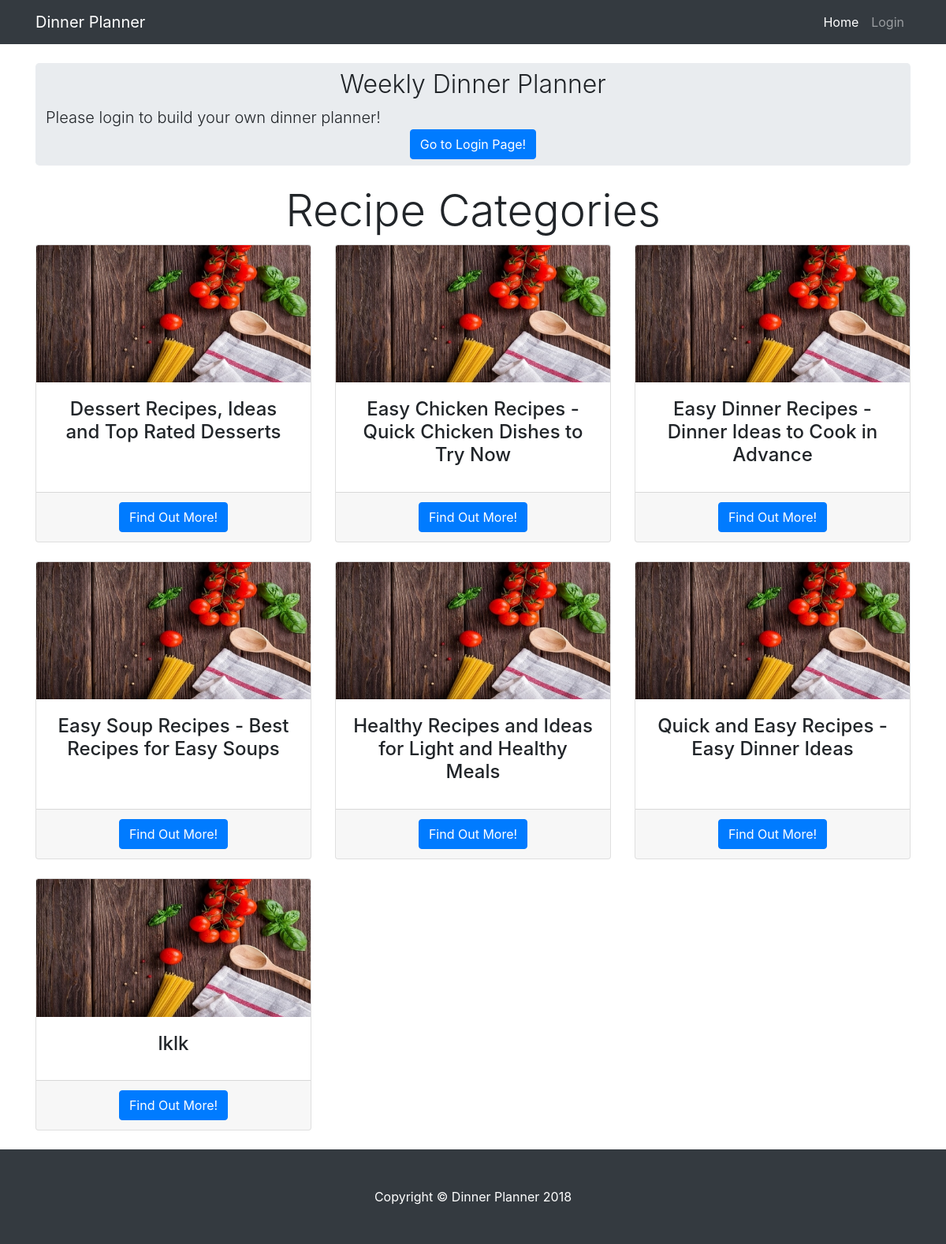
Before: /recipes/ with the older database file.
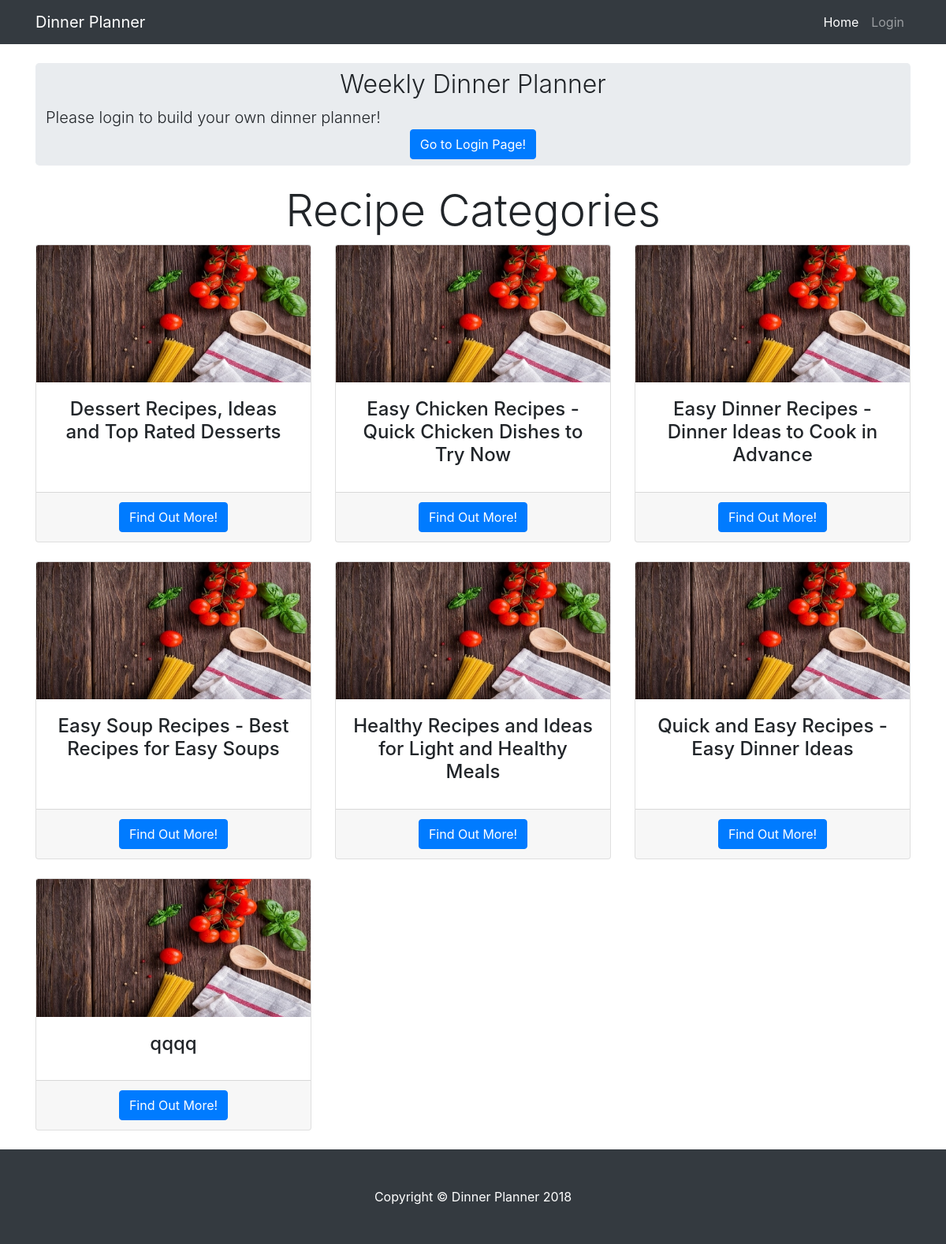
After: the same page with the newer database file.
### database_setup.py (models this page shows, shortened)
class Category(Base):
    __tablename__ = 'category'
    id = Column(Integer, primary_key=True)
    name = Column(String(80), nullable=False)
    user_id = Column(Integer, ForeignKey('user.id'))
    user = relationship(User)

### webserver.py (the view, shortened to what this page needs)
@app.route('/')
@app.route('/recipes/')
def recipeList():
    categories = session.query(Category).order_by(asc(Category.name))
    menu = session.query(Menu).order_by(asc(Menu.name))
    pic = []
    for cat in categories:
        menuPic = session.query(Menu).filter_by(category_id=cat.id).first()
        if menuPic is None:
            pic.append("")
        else:
            pic.append(menuPic.picture)
    pic.reverse()
    res = []
    for category in categories:
        list = category.name.split()
        if list[0][0].isdigit():
            del list[0]
            category.name = " ".join(list)
            session.add(category)
            session.commit()
    print(login_session)
    if 'username' not in login_session:
        return render_template('publicRecipes.html',
                               categories=categories, pic=pic)

### webserver.py (called while the page is built)
@app.before_request
def make_session_permanent():
    login_session.permanent = True
    app.permanent_session_lifetime = timedelta(minutes=3)

### templates/publicRecipes.html (shortened to what this page needs)
<!DOCTYPE html>
<html lang="en">
  <head>
    <link href="../static/bootstrap/vendor/bootstrap/css/bootstrap.min.css" rel="stylesheet">
    <link href="../static/bootstrap/css/custom.css" rel="stylesheet">
  </head>
  <body>
    <nav class="navbar navbar-expand-lg navbar-dark bg-dark fixed-top">
      <div class="container">
        <a class="navbar-brand" href="#">Dinner Planner</a>
        <div class="collapse navbar-collapse" id="navbarResponsive">
          <ul class="navbar-nav ml-auto">
            <li class="nav-item active">
              <a class="nav-link" href="{{url_for('recipeList')}}">Home
              </a>
            </li>
            <li class="nav-item">
              <a class="nav-link" href="{{url_for('showLogin')}}">Login</a>
            </li>
          </ul>
        </div>
      </div>
    </nav>
    <div class="container">
      <header class="jumbotron my-4 text-center">
        <h3 class="display-5">Weekly Dinner Planner</h3>
        <div class="row">
          <p class="lead tap">  Please login to build your own dinner planner!</p>
        </div>
        <a href="{{url_for('showLogin')}}" class="btn btn-primary btn-md">Go to Login Page!</a>
      </header>
      <h3 class="display-4 text-center">Recipe Categories</h3>
      <div class="row text-center">
        {% for category in categories %}
          <div class="col-lg-4 col-md-6 mb-4">
          <div class="card">
            <img class="card-img-top" src="{{pic.pop()}}" alt="food-photo" onError="this.onerror=null;this.src='/static/images/food_image_alt.jpg';">
            <div class="card-body">
              <h4 class="card-title">{{category.name}}</h4>
            </div>
            <div class="card-footer">
              <a href="{{url_for('menuList', category_id = category.id)}}" class="btn btn-primary">Find Out More!</a>
            </div>
          </div>
          </div>
        {% endfor %}
      </div>
    </div>
    <footer class="py-5 bg-dark">
      <div class="container">
        <p class="m-0 text-center text-white">Copyright &copy; Dinner Planner 2018</p>
      </div>
    </footer>
  </body>
</html>

Changed rows visible on the page:
changed Category: name "lklk" → "qqqq"
